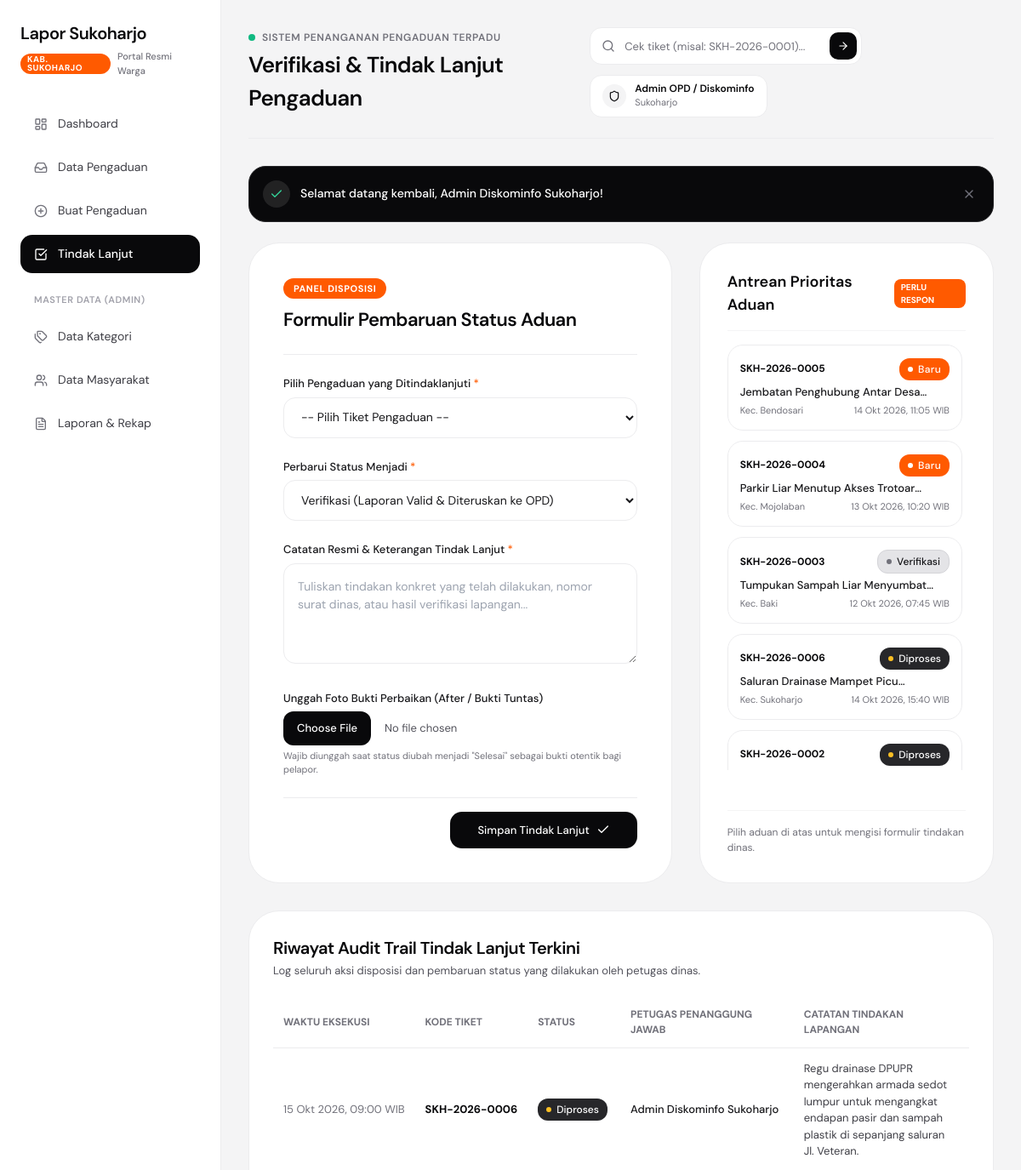
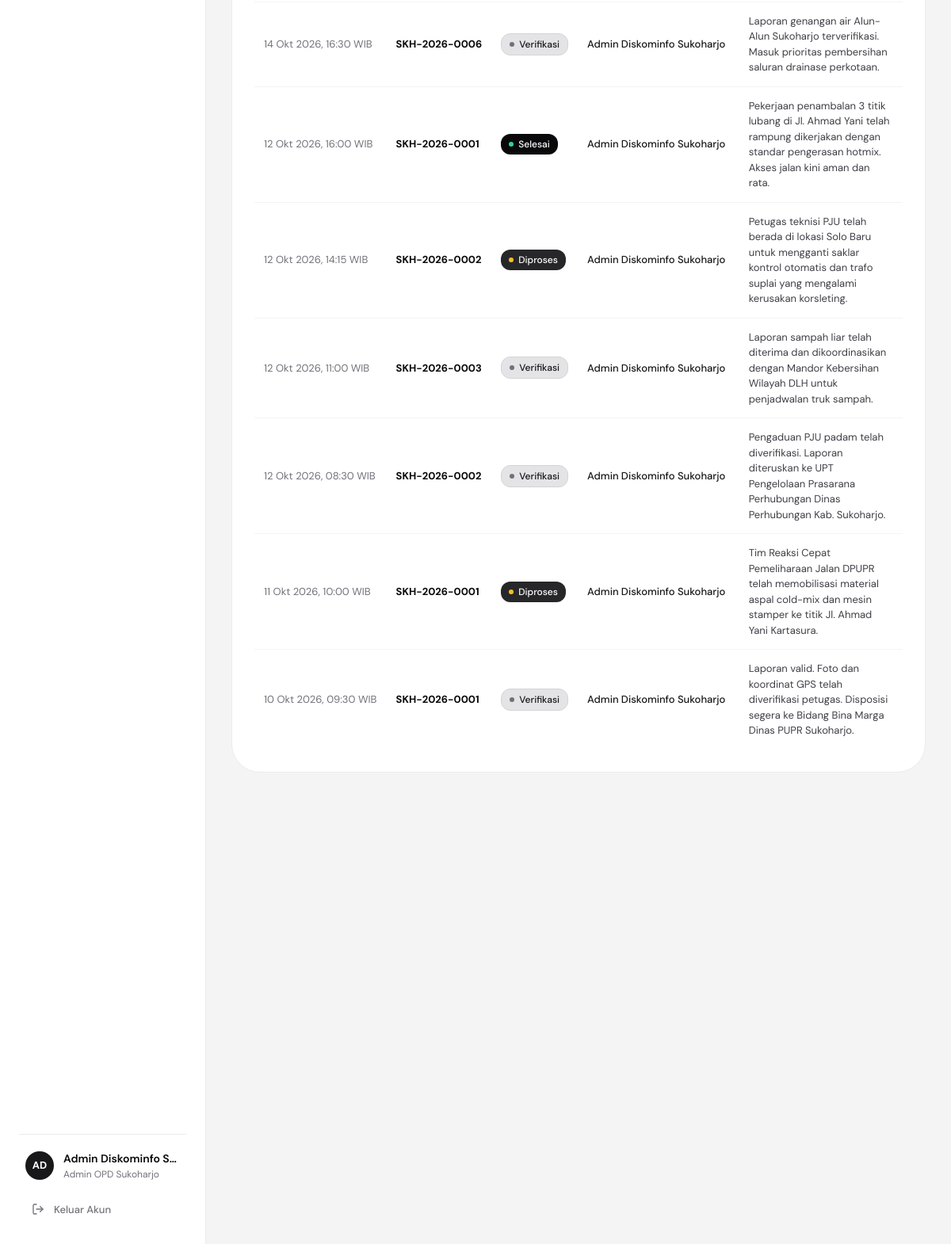
Screenshot of /tindak_lanjut.php (signed in) with the database file from the repository (2 pictures, top to bottom).
### tables this page shows
CREATE TABLE `pengaduan` (
    `id_pengaduan` INT AUTO_INCREMENT PRIMARY KEY,
    `kode_tracking` VARCHAR(20) NOT NULL UNIQUE,
    `id_user` INT NOT NULL,
    `id_kategori` INT NOT NULL,
    `judul_laporan` VARCHAR(200) NOT NULL,
    `isi_laporan` TEXT NOT NULL,
    `kecamatan_lokasi` VARCHAR(100) NOT NULL,
    `alamat_detail` VARCHAR(255) NOT NULL,
    `latitude` DECIMAL(10, 7) NOT NULL DEFAULT -7.6828000,
    `longitude` DECIMAL(10, 7) NOT NULL DEFAULT 110.8407000,
    `foto_bukti_awal` VARCHAR(255) NOT NULL,
    `is_anonim` TINYINT(1) NOT NULL DEFAULT 0,
    `status` ENUM('Baru', 'Verifikasi', 'Diproses', 'Selesai', 'Ditolak') NOT NULL DEFAULT 'Baru',
    `jumlah_dukungan` INT NOT NULL DEFAULT 1,
    `rating_kepuasan` INT NULL DEFAULT NULL,
    `ulasan_warga` TEXT NULL DEFAULT NULL,
    `tanggal_lapor` DATETIME NOT NULL DEFAULT CURRENT_TIMESTAMP,
    CONSTRAINT `fk_pengaduan_user` FOREIGN KEY (`id_user`) REFERENCES `users` (`id_user`) ON DELETE CASCADE ON UPDATE CASCADE,
    CONSTRAINT `fk_pengaduan_kategori` FOREIGN KEY (`id_kategori`) REFERENCES `kategori` (`id_kategori`) ON DELETE RESTRICT ON UPDATE CASCADE
);

CREATE TABLE `tindak_lanjut` (
    `id_tindak_lanjut` INT AUTO_INCREMENT PRIMARY KEY,
    `id_pengaduan` INT NOT NULL,
    `id_petugas` INT NOT NULL,
    `status_tindak_lanjut` ENUM('Verifikasi', 'Diproses', 'Selesai', 'Ditolak') NOT NULL,
    `catatan_petugas` TEXT NOT NULL,
    `foto_bukti_selesai` VARCHAR(255) NULL DEFAULT NULL,
    `tanggal_tindak_lanjut` DATETIME NOT NULL DEFAULT CURRENT_TIMESTAMP,
    CONSTRAINT `fk_tindak_lanjut_pengaduan` FOREIGN KEY (`id_pengaduan`) REFERENCES `pengaduan` (`id_pengaduan`) ON DELETE CASCADE ON UPDATE CASCADE,
    CONSTRAINT `fk_tindak_lanjut_petugas` FOREIGN KEY (`id_petugas`) REFERENCES `users` (`id_user`) ON DELETE CASCADE ON UPDATE CASCADE
);

CREATE TABLE `users` (
    `id_user` INT AUTO_INCREMENT PRIMARY KEY,
    `nik` VARCHAR(16) NOT NULL UNIQUE,
    `nama_lengkap` VARCHAR(100) NOT NULL,
    `username` VARCHAR(50) NOT NULL UNIQUE,
    `email` VARCHAR(100) NOT NULL,
    `telepon` VARCHAR(20) NOT NULL,
    `kecamatan` VARCHAR(100) NOT NULL DEFAULT 'Sukoharjo',
    `password` VARCHAR(255) NOT NULL,
    `role` ENUM('admin', 'warga') NOT NULL DEFAULT 'warga',
    `created_at` DATETIME NOT NULL DEFAULT CURRENT_TIMESTAMP
);

### tindak_lanjut.php (the view, shortened to what this page needs)
<?php
require_once __DIR__ . '/config/koneksi.php';
require_once __DIR__ . '/config/auth.php';
$selected_id = (int)($_GET['id'] ?? 0);
$errors = [];
$selected_aduan = null;
$query_pending = "SELECT p.id_pengaduan, p.kode_tracking, p.judul_laporan, p.status, p.kecamatan_lokasi, p.tanggal_lapor, k.nama_kategori
                  FROM pengaduan p
                  JOIN kategori k ON p.id_kategori = k.id_kategori
                  ORDER BY FIELD(p.status, 'Baru', 'Verifikasi', 'Diproses', 'Selesai', 'Ditolak'), p.tanggal_lapor DESC";
$res_pending = mysqli_query($koneksi, $query_pending);
$query_logs = "SELECT tl.*, p.kode_tracking, p.judul_laporan, u.nama_lengkap as nama_petugas
               FROM tindak_lanjut tl
               JOIN pengaduan p ON tl.id_pengaduan = p.id_pengaduan
               JOIN users u ON tl.id_petugas = u.id_user
               ORDER BY tl.tanggal_tindak_lanjut DESC
               LIMIT 8";
$res_logs = mysqli_query($koneksi, $query_logs);
require_once __DIR__ . '/includes/head.php';
?>
<div class="flex min-h-screen">
    <?php require_once __DIR__ . '/includes/sidebar.php'; ?>
    <main class="ml-[260px] flex-1 p-8 max-w-[1200px] w-full">
        <?php require_once __DIR__ . '/includes/topbar.php'; ?>
        <?= render_flash_alerts(); ?>
        <div class="grid grid-cols-1 lg:grid-cols-12 gap-8 mb-8">
            <div class="lg:col-span-7 bg-white rounded-[36px] border border-[#ececee] p-8 sm:p-10">
                <div class="flex items-center justify-between pb-6 mb-6 border-b border-[#ececee]">
                    <div>
                        <div class="inline-flex items-center gap-2 bg-[#ff5a00] text-white text-[11px] font-bold uppercase tracking-wider px-3 py-1 rounded-[12px] mb-2">
                            PANEL DISPOSISI
                        </div>
                        <h2 class="text-[22px] font-semibold text-[#09090b] tracking-tight">
                            Formulir Pembaruan Status Aduan
                        </h2>
                    </div>
                </div>
                <form action="tindak_lanjut.php" method="POST" enctype="multipart/form-data" class="space-y-6">
                    <div>
                        <label class="block text-[13px] font-medium text-[#18181b] mb-1.5">
                            Pilih Pengaduan yang Ditindaklanjuti <span class="text-[#ff5a00]">*</span>
                        </label>
                        <select name="id_pengaduan"
                                id="select_pengaduan"
                                onchange="if(this.value) window.location.href='tindak_lanjut.php?id=' + this.value"
                                required
                                class="w-full h-12 px-4 bg-white border <?= isset($errors['id_pengaduan']) ? 'border-[#ff5a00]' : 'border-[#ececee]'; ?> focus:border-[#09090b] rounded-[14px] text-[14px] text-[#18181b] outline-none transition cursor-pointer">
                            <option value="">-- Pilih Tiket Pengaduan --</option>
                            <?php
                            mysqli_data_seek($res_pending, 0);
                            ?>
                        </select>
                    </div>
                    <div>
                        <label class="block text-[13px] font-medium text-[#18181b] mb-1.5">
                            Perbarui Status Menjadi <span class="text-[#ff5a00]">*</span>
                        </label>
                        <select name="status_tindak_lanjut"
                                required
                                class="w-full h-12 px-4 bg-white border border-[#ececee] focus:border-[#09090b] rounded-[14px] text-[14px] text-[#18181b] outline-none transition cursor-pointer">
                            <option value="Verifikasi" <?= ($selected_aduan && $selected_aduan['status'] === 'Baru') ? 'selected' : ''; ?>>
                                Verifikasi (Laporan Valid & Diteruskan ke OPD)
                            </option>
                        </select>
                    </div>
                    <div>
                        <label class="block text-[13px] font-medium text-[#18181b] mb-1.5">
                            Catatan Resmi & Keterangan Tindak Lanjut <span class="text-[#ff5a00]">*</span>
                        </label>
                        <textarea name="catatan_petugas"
                                  rows="4"
                                  placeholder="Tuliskan tindakan konkret yang telah dilakukan, nomor surat dinas, atau hasil verifikasi lapangan..."
                                  required
                                  class="w-full p-4 bg-white border <?= isset($errors['catatan']) ? 'border-[#ff5a00]' : 'border-[#ececee]'; ?> focus:border-[#09090b] rounded-[14px] text-[14px] text-[#18181b] outline-none transition"></textarea>
                    </div>
                    <div>
                        <label class="block text-[13px] font-medium text-[#18181b] mb-1.5">
                            Unggah Foto Bukti Perbaikan (After / Bukti Tuntas)
                        </label>
                        <input type="file"
                               name="foto_bukti_selesai"
                               accept=".jpg,.jpeg,.png,.webp"
                               class="w-full text-[13px] text-[#52525b] file:mr-4 file:py-2.5 file:px-4 file:rounded-[12px] file:border-0 file:text-[13px] file:font-medium file:bg-[#09090b] file:text-white hover:file:bg-[#18181b] cursor-pointer">
                        <p class="text-[11px] text-[#71717a] mt-1">Wajib diunggah saat status diubah menjadi "Selesai" sebagai bukti otentik bagi pelapor.</p>
                    </div>
                    <div class="pt-4 border-t border-[#ececee] flex items-center justify-end gap-3">
                        <button type="submit"
                                class="px-8 py-3 bg-[#09090b] hover:bg-[#18181b] text-white rounded-[14px] font-medium text-[13px] flex items-center gap-2 transition cursor-pointer">
                            <span>Simpan Tindak Lanjut</span>
                            <i data-lucide="check" class="w-4 h-4"></i>
                        </button>
                    </div>
                </form>
            </div>
            <div class="lg:col-span-5 bg-white rounded-[36px] border border-[#ececee] p-8 flex flex-col justify-between">
                <div>
                    <div class="flex items-center justify-between mb-4 pb-4 border-b border-[#f4f4f5]">
                        <h3 class="text-[18px] font-semibold text-[#09090b]">
                            Antrean Prioritas Aduan
                        </h3>
                        <span class="bg-[#ff5a00] text-white text-[10px] font-bold px-2 py-0.5 rounded-[8px]">
                            PERLU RESPON
                        </span>
                    </div>
                    <div class="space-y-3 max-h-[500px] overflow-y-auto pr-1">
                        <?php
                        mysqli_data_seek($res_pending, 0);
                        while ($item = mysqli_fetch_assoc($res_pending)):
                        ?>
                            <a href="tindak_lanjut.php?id=<?= $item['id_pengaduan']; ?>"
                               class="block p-3.5 rounded-[18px] border <?= ($selected_id == $item['id_pengaduan']) ? 'border-[#09090b] bg-[#f4f4f5]' : 'border-[#ececee] bg-white hover:bg-[#fafafa]'; ?> transition">
                                <div class="flex items-center justify-between mb-1">
                                    <span class="font-bold text-[12px] text-[#09090b]"><?= $item['kode_tracking']; ?></span>
                                    <span><?= render_status_badge($item['status']); ?></span>
                                </div>
                                <div class="font-medium text-[13px] text-[#18181b] line-clamp-1">
                                    <?= htmlspecialchars($item['judul_laporan']); ?>
                                </div>
                                <div class="text-[11px] text-[#71717a] mt-1 flex items-center justify-between">
                                    <span>Kec. <?= htmlspecialchars($item['kecamatan_lokasi']); ?></span>
                                    <span><?= format_tanggal_indo($item['tanggal_lapor']); ?></span>
                                </div>
                            </a>
                        <?php endwhile; ?>
                    </div>
                </div>
                <div class="pt-4 border-t border-[#f4f4f5] text-[12px] text-[#71717a]">
                    Pilih aduan di atas untuk mengisi formulir tindakan dinas.
                </div>
            </div>
        </div>
        <div class="bg-white rounded-[36px] border border-[#ececee] p-[28px]">
            <div class="flex items-center justify-between mb-5">
                <div>
                    <h3 class="text-[20px] font-semibold text-[#09090b] tracking-tight">
                        Riwayat Audit Trail Tindak Lanjut Terkini
                    </h3>
                    <p class="text-[13px] text-[#52525b] mt-0.5">
                        Log seluruh aksi disposisi dan pembaruan status yang dilakukan oleh petugas dinas.
                    </p>
                </div>
            </div>
            <div class="overflow-x-auto">
                <table class="w-full text-left border-collapse">
                    <thead>
                        <tr class="border-b border-[#ececee] text-[12px] text-[#71717a] uppercase font-semibold">
                            <th class="py-3 px-3">Waktu Eksekusi</th>
                            <th class="py-3 px-3">Kode Tiket</th>
                            <th class="py-3 px-3">Status</th>
                            <th class="py-3 px-3">Petugas Penanggung Jawab</th>
                            <th class="py-3 px-4">Catatan Tindakan Lapangan</th>
                        </tr>
                    </thead>
                    <tbody class="divide-y divide-[#f4f4f5] text-[13px]">
                        <?php while ($log = mysqli_fetch_assoc($res_logs)): ?>
                            <tr class="hover:bg-[#fafafa] transition">
                                <td class="py-3.5 px-3 text-[#71717a] whitespace-nowrap">
                                    <?= format_tanggal_indo($log['tanggal_tindak_lanjut']); ?>
                                </td>
                                <td class="py-3.5 px-3 font-bold text-[#09090b] whitespace-nowrap">
                                    <a href="detail_pengaduan.php?id=<?= $log['id_pengaduan']; ?>" class="hover:underline">
                                        <?= htmlspecialchars($log['kode_tracking']); ?>
                                    </a>
                                </td>
                                <td class="py-3.5 px-3 whitespace-nowrap">
                                    <?= render_status_badge($log['status_tindak_lanjut']); ?>
                                </td>
                                <td class="py-3.5 px-3 font-medium text-[#18181b] whitespace-nowrap">
                                    <?= htmlspecialchars($log['nama_petugas']); ?>
                                </td>
                                <td class="py-3.5 px-4 text-[#3f3f46]">
                                    <?= htmlspecialchars($log['catatan_petugas']); ?>
                                </td>
                            </tr>
                        <?php endwhile; ?>
                    </tbody>
                </table>
            </div>
        </div>
    </main>
</div>
<?php require_once __DIR__ . '/includes/footer.php'; ?>

### config/koneksi.php (shortened to what this page needs)
<?php
function format_tanggal_indo($datetime) {
    $timestamp = strtotime($datetime);
    $bulan = [
        1 => 'Jan', 2 => 'Feb', 3 => 'Mar', 4 => 'Apr', 5 => 'Mei', 6 => 'Jun',
        7 => 'Jul', 8 => 'Agu', 9 => 'Sep', 10 => 'Okt', 11 => 'Nov', 12 => 'Des'
    ];
    $tgl = date('d', $timestamp);
    $bln = $bulan[(int)date('m', $timestamp)];
    $thn = date('Y', $timestamp);
    $jam = date('H:i', $timestamp);
    return "{$tgl} {$bln} {$thn}, {$jam} WIB";
}
function render_status_badge($status) {
    switch ($status) {
        case 'Baru':
            return '<span class="inline-flex items-center gap-1.5 bg-[#ff5a00] text-white rounded-[12px] px-2.5 py-1 text-[12px] font-medium tracking-wide">
                        <span class="w-1.5 h-1.5 rounded-full bg-white animate-pulse"></span> Baru
                    </span>';
        case 'Verifikasi':
            return '<span class="inline-flex items-center gap-1.5 bg-[#e4e4e7] text-[#18181b] border border-[#d4d4d8] rounded-[12px] px-2.5 py-1 text-[12px] font-medium">
                        <span class="w-1.5 h-1.5 rounded-full bg-[#71717a]"></span> Verifikasi
                    </span>';
        case 'Diproses':
            return '<span class="inline-flex items-center gap-1.5 bg-[#27272a] text-white rounded-[12px] px-2.5 py-1 text-[12px] font-medium">
                        <span class="w-1.5 h-1.5 rounded-full bg-amber-400"></span> Diproses
                    </span>';
        case 'Selesai':
            return '<span class="inline-flex items-center gap-1.5 bg-[#09090b] text-white rounded-[12px] px-2.5 py-1 text-[12px] font-medium">
                        <span class="w-1.5 h-1.5 rounded-full bg-emerald-400"></span> Selesai
                    </span>';
    }
}

### includes/head.php (style rules this page uses)
body { font-family: 'DM Sans', -apple-system, BlinkMacSystemFont, "Segoe UI", Roboto, sans-serif; -webkit-font-smoothing: antialiased; -moz-osx-font-smoothing: grayscale; }

### rows the page displays
pengaduan: kode_tracking "SKH-2026-0005", status "Baru" (drawn), judul_laporan "Jembatan Penghubung Antar…", kecamatan_lokasi "Bendosari", tanggal_lapor "14 Okt 2026, 11:05 WIB"
pengaduan: kode_tracking "SKH-2026-0004", status "Baru" (drawn), judul_laporan "Parkir Liar Menutup Akses…", kecamatan_lokasi "Mojolaban", tanggal_lapor "13 Okt 2026, 10:20 WIB"
pengaduan: kode_tracking "SKH-2026-0003", status "Verifikasi" (drawn), judul_laporan "Tumpukan Sampah Liar…", kecamatan_lokasi "Baki", tanggal_lapor "12 Okt 2026, 07:45 WIB"
pengaduan: kode_tracking "SKH-2026-0006", status "Diproses" (drawn), judul_laporan "Saluran Drainase Mampet…", kecamatan_lokasi "Sukoharjo", tanggal_lapor "14 Okt 2026, 15:40 WIB"
pengaduan: kode_tracking "SKH-2026-0002", status "Diproses" (drawn)
tindak_lanjut: tanggal_tindak_lanjut "15 Okt 2026, 09:00 WIB", id_pengaduan.kode_tracking "SKH-2026-0006", status_tindak_lanjut "Diproses" (drawn), id_petugas.nama_lengkap "Admin Diskominfo Sukoharjo", catatan_petugas "Regu drainase DPUPR mengerahkan armada sedot lumpur untuk mengangkat endapan pasir dan sampah plastik di sepanjang saluran Jl. Veteran."
tindak_lanjut: tanggal_tindak_lanjut "14 Okt 2026, 16:30 WIB", id_pengaduan.kode_tracking "SKH-2026-0006", status_tindak_lanjut "Verifikasi" (drawn), id_petugas.nama_lengkap "Admin Diskominfo Sukoharjo", catatan_petugas "Laporan genangan air Alun-Alun Sukoharjo terverifikasi. Masuk prioritas pembersihan saluran drainase perkotaan."
tindak_lanjut: tanggal_tindak_lanjut "12 Okt 2026, 16:00 WIB", id_pengaduan.kode_tracking "SKH-2026-0001", status_tindak_lanjut "Selesai" (drawn), id_petugas.nama_lengkap "Admin Diskominfo Sukoharjo", catatan_petugas "Pekerjaan penambalan 3 titik lubang di Jl. Ahmad Yani telah rampung dikerjakan dengan standar pengerasan hotmix. Akses jalan kini aman dan rata."
tindak_lanjut: tanggal_tindak_lanjut "12 Okt 2026, 14:15 WIB", id_pengaduan.kode_tracking "SKH-2026-0002", status_tindak_lanjut "Diproses" (drawn), id_petugas.nama_lengkap "Admin Diskominfo Sukoharjo", catatan_petugas "Petugas teknisi PJU telah berada di lokasi Solo Baru untuk mengganti saklar kontrol otomatis dan trafo suplai yang mengalami kerusakan korsleting."
tindak_lanjut: tanggal_tindak_lanjut "12 Okt 2026, 11:00 WIB", id_pengaduan.kode_tracking "SKH-2026-0003", status_tindak_lanjut "Verifikasi" (drawn), id_petugas.nama_lengkap "Admin Diskominfo Sukoharjo", catatan_petugas "Laporan sampah liar telah diterima dan dikoordinasikan dengan Mandor Kebersihan Wilayah DLH untuk penjadwalan truk sampah."
tindak_lanjut: tanggal_tindak_lanjut "12 Okt 2026, 08:30 WIB", id_pengaduan.kode_tracking "SKH-2026-0002", status_tindak_lanjut "Verifikasi" (drawn), id_petugas.nama_lengkap "Admin Diskominfo Sukoharjo", catatan_petugas "Pengaduan PJU padam telah diverifikasi. Laporan diteruskan ke UPT Pengelolaan Prasarana Perhubungan Dinas Perhubungan Kab. Sukoharjo."
tindak_lanjut: tanggal_tindak_lanjut "11 Okt 2026, 10:00 WIB", id_pengaduan.kode_tracking "SKH-2026-0001", status_tindak_lanjut "Diproses" (drawn), id_petugas.nama_lengkap "Admin Diskominfo Sukoharjo", catatan_petugas "Tim Reaksi Cepat Pemeliharaan Jalan DPUPR telah memobilisasi material aspal cold-mix dan mesin stamper ke titik Jl. Ahmad Yani Kartasura."
tindak_lanjut: tanggal_tindak_lanjut "10 Okt 2026, 09:30 WIB", id_pengaduan.kode_tracking "SKH-2026-0001", status_tindak_lanjut "Verifikasi" (drawn), id_petugas.nama_lengkap "Admin Diskominfo Sukoharjo", catatan_petugas "Laporan valid. Foto dan koordinat GPS telah diverifikasi petugas. Disposisi segera ke Bidang Bina Marga Dinas PUPR Sukoharjo."

### other values shown
substr($user['nama_lengkap'], 0, 2) "AD"
$user['nama_lengkap'] "Admin Diskominfo S…"
$page_heading "Verifikasi & Tindak Lanjut Pengaduan"
$user['kecamatan'] "Sukoharjo"
$msg "Selamat datang kembali, Admin Diskominfo Sukoharjo!"
